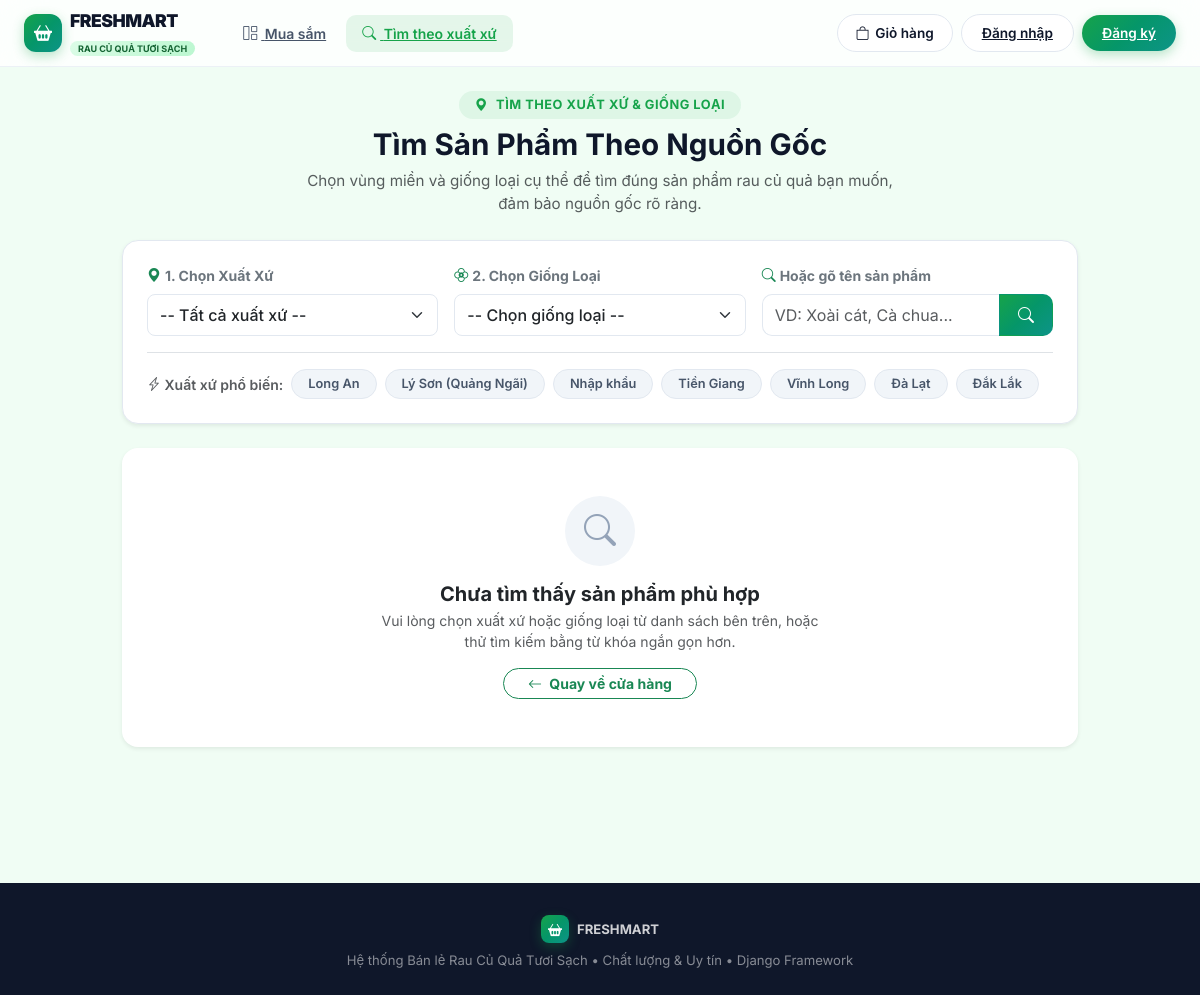
The app's page /compatibility/ with its own data.
### home/models.py (models this page shows, shortened)
class Brand(models.Model):
    name = models.CharField(max_length=100, unique=True, verbose_name="Xuất xứ / Nguồn gốc")
    class Meta:
        verbose_name = "Xuất xứ"
        verbose_name_plural = "Xuất xứ"
        ordering = ['name']

### home/views.py (the view, shortened to what this page needs)
# urls.py: path('compatibility/', views.compatibility_search, name='compatibility_search'),
def compatibility_search(request):
    selected_brand = request.GET.get('brand')
    selected_model = request.GET.get('model')
    keyword = request.GET.get('keyword', '').strip()
    brands = Brand.objects.all()
    models_list = PhoneModel.objects.all()
    if selected_brand:
        models_list = models_list.filter(brand_id=selected_brand)
    products = []
    current_model = None
    if selected_model:
        current_model = get_object_or_404(PhoneModel, pk=selected_model)
        products = Product.objects.filter(compatible_models=current_model, stock_quantity__gt=0).select_related('category')
    return render(request, 'shop/compatibility.html', {
        'brands': brands,
        'models_list': models_list,
        'selected_brand': int(selected_brand) if selected_brand else None,
        'selected_model': int(selected_model) if selected_model else None,
        'current_model': current_model,
        'products': products,
        'keyword': keyword,
    })

### home/context_processors.py (called while the page is built, shortened)
def cart_context(request):
    cart = request.session.get('cart', {})
    total_items = sum(cart.values())
    is_admin = False
    pending_orders_count = 0
    return {
        'cart_total_items': total_items,
        'is_admin': is_admin,
        'pending_orders_count': pending_orders_count,
    }

### home/templates/shop/compatibility.html (shortened to what this page needs)
{% extends 'shop/base_shop.html' %}
{% load humanize %}
{% block content %}
<div class="row justify-content-center mb-4">
    <div class="col-12 col-lg-10">
        <div class="text-center mb-4 anim-in">
            <div class="d-inline-flex align-items-center gap-2 px-3 py-1 rounded-pill mb-2"
                 style="background: rgba(22,163,74,0.08); color: var(--brand-primary); font-size: 0.8rem; font-weight: 700; letter-spacing: 0.5px;">
                <i class="bi bi-geo-alt-fill"></i> TÌM THEO XUẤT XỨ & GIỐNG LOẠI
            </div>
            <h2 class="fw-bold mb-2" style="color: var(--text-primary); font-size: 1.85rem;">
                Tìm Sản Phẩm Theo Nguồn Gốc
            </h2>
            <p class="text-muted mx-auto" style="max-width: 620px; font-size: 0.95rem;">
                Chọn vùng miền và giống loại cụ thể để tìm đúng sản phẩm rau củ quả bạn muốn, đảm bảo nguồn gốc rõ ràng.
            </p>
        </div>
        <div class="card border-0 shadow-sm rounded-4 p-4 mb-4 anim-in anim-d1"
             style="background: white; border: 1px solid var(--border-color) !important;">
            <form method="get" class="row g-3 align-items-end" id="compatFilterForm">
                <div class="col-12 col-md-4">
                    <label class="form-label fw-bold small text-secondary d-flex align-items-center gap-1">
                        <i class="bi bi-geo-alt-fill text-success"></i> 1. Chọn Xuất Xứ
                    </label>
                    <select name="brand" class="form-select py-2 rounded-3"
                            style="border: 1.5px solid var(--border-color); font-weight: 500;"
                            onchange="this.form.submit()">
                        <option value="">-- Tất cả xuất xứ --</option>
                    </select>
                </div>
                <div class="col-12 col-md-4">
                    <label class="form-label fw-bold small text-secondary d-flex align-items-center gap-1">
                        <i class="bi bi-flower2 text-success"></i> 2. Chọn Giống Loại
                    </label>
                    <select name="model" class="form-select py-2 rounded-3"
                            style="border: 1.5px solid var(--border-color); font-weight: 500;"
                            onchange="this.form.submit()">
                        <option value="">-- Chọn giống loại --</option>
                    </select>
                </div>
                <div class="col-12 col-md-4">
                    <label class="form-label fw-bold small text-secondary d-flex align-items-center gap-1">
                        <i class="bi bi-search text-success"></i> Hoặc gõ tên sản phẩm
                    </label>
                    <div class="input-group">
                        <input type="text" name="keyword" value="{{ keyword }}" class="form-control py-2"
                               placeholder="VD: Xoài cát, Cà chua..."
                               style="border: 1.5px solid var(--border-color); border-right: none; border-radius: 10px 0 0 10px;">
                        <button type="submit" class="btn"
                                style="background: var(--brand-gradient); color: white; font-weight: 600; border-radius: 0 10px 10px 0; padding: 0 18px;">
                            <i class="bi bi-search"></i>
                        </button>
                    </div>
                </div>
            </form>
            <div class="d-flex flex-wrap align-items-center gap-2 mt-3 pt-3 border-top">
                <span class="text-muted small fw-semibold"><i class="bi bi-lightning-charge"></i> Xuất xứ phổ biến:</span>
                {% for b in brands %}
                <a href="?brand={{ b.id }}"
                   class="badge text-decoration-none px-3 py-2 rounded-pill transition-all"
                   style="{% if selected_brand == b.id %}background: var(--brand-primary); color: white;{% else %}background: #f1f5f9; color: #475569; border: 1px solid #e2e8f0;{% endif %} font-weight: 600; font-size: 0.8rem;">
                    {{ b.name }}
                </a>
                {% endfor %}
            </div>
        </div>
        {% if products %}
        <div class="row g-3">
            {% for p in products %}
            <div class="col-12 col-sm-6 col-md-4 col-xl-3 anim-in">
                <div class="card h-100 border-0 shadow-sm rounded-4 p-3 d-flex flex-column justify-content-between transition-all"
                     style="background: white; border: 1px solid var(--border-color) !important;">
                    <div>
                        <div class="d-flex justify-content-between align-items-center mb-2">
                            <span class="badge font-monospace" style="background: #f1f5f9; color: #64748b; font-size: 11px;">
                                {{ p.sku }}
                            </span>
                            {% if p.grade == 'ZIN' %}
                                <span class="badge" style="background: #d1fae5; color: #065f46; font-size: 11px;">Hữu cơ</span>
                            {% elif p.grade == 'LK1' %}
                                <span class="badge" style="background: #dbeafe; color: #1e40af; font-size: 11px;">Sạch VietGAP</span>
                            {% elif p.grade == 'OEM' %}
                                <span class="badge" style="background: #fef9c3; color: #854d0e; font-size: 11px;">Thường</span>
                            {% else %}
                                <span class="badge" style="background: #f3e8ff; color: #6b21a8; font-size: 11px;">Nhập khẩu</span>
                            {% endif %}
                        </div>
                        <a href="{% url 'product_detail' p.id %}" class="d-block text-center py-3 my-1 rounded-3"
                           style="background: #f0fdf4; text-decoration: none;">
                            {% if 'Rau' in p.category.name %}
                                <i class="bi bi-flower1 text-success" style="font-size: 2.8rem;"></i>
                            {% elif 'Trái' in p.category.name or 'Quả' in p.category.name %}
                                <i class="bi bi-apple text-danger" style="font-size: 2.8rem;"></i>
                            {% elif 'Củ' in p.category.name or 'Khoai' in p.category.name %}
                                <i class="bi bi-egg-fill text-warning" style="font-size: 2.8rem;"></i>
                            {% elif 'Nấm' in p.category.name %}
                                <i class="bi bi-cloud-fill text-info" style="font-size: 2.8rem;"></i>
                            {% else %}
                                <i class="bi bi-basket text-success" style="font-size: 2.8rem;"></i>
                            {% endif %}
                        </a>
                        <h6 class="fw-bold mb-1 mt-2">
                            <a href="{% url 'product_detail' p.id %}" class="text-dark text-decoration-none line-clamp-2"
                               style="font-size: 0.92rem; line-height: 1.35;">
                                {{ p.name }}
                            </a>
                        </h6>
                        <small class="text-muted d-block mb-2">
                            <i class="bi bi-bookmark text-success"></i> {{ p.category.name }}
                        </small>
                    </div>
                    <div class="border-top pt-2 mt-2">
                        <div class="d-flex justify-content-between align-items-center mb-2">
                            <div>
                                <div class="text-muted" style="font-size: 11px;">Giá bán lẻ:</div>
                                <div class="fw-bold" style="color: var(--brand-primary); font-size: 1.15rem;">
                                    {{ p.retail_price|intcomma }} đ
                                </div>
                            </div>
                            <span class="badge rounded-pill" style="background: #ecfdf5; color: #059669; font-size: 11px; border: 1px solid #a7f3d0;">
                                <i class="bi bi-check-circle-fill"></i> Sẵn hàng
                            </span>
                        </div>
                        <form method="post" action="{% url 'cart_add' p.id %}">
                            {% csrf_token %}
                            <input type="hidden" name="quantity" value="1">
                            <button type="submit" class="btn w-100 py-2 rounded-3 fw-bold d-flex align-items-center justify-content-center gap-2"
                                    style="background: #f0fdf4; color: var(--brand-primary); border: 1.5px solid rgba(22,163,74,0.2); font-size: 0.85rem; transition: all 0.2s ease;">
                                <i class="bi bi-cart-plus"></i> Thêm Vào Giỏ
                            </button>
                        </form>
                    </div>
                </div>
            </div>
            {% endfor %}
        </div>
        {% else %}
        <div class="card border-0 shadow-sm rounded-4 p-5 text-center my-4" style="background: white;">
            <div class="rounded-circle d-inline-flex align-items-center justify-content-center mx-auto mb-3"
                 style="width: 70px; height: 70px; background: #f1f5f9; color: #94a3b8; font-size: 2rem;">
                <i class="bi bi-search"></i>
            </div>
            <h5 class="fw-bold text-dark mb-1">Chưa tìm thấy sản phẩm phù hợp</h5>
            <p class="text-muted small mx-auto mb-3" style="max-width: 450px;">
                Vui lòng chọn xuất xứ hoặc giống loại từ danh sách bên trên, hoặc thử tìm kiếm bằng từ khóa ngắn gọn hơn.
            </p>
            <div>
                <a href="{% url 'home' %}" class="btn btn-outline-success rounded-pill px-4 btn-sm fw-bold">
                    <i class="bi bi-arrow-left me-1"></i> Quay về cửa hàng
                </a>
            </div>
        </div>
        {% endif %}
    </div>
</div>
{% endblock %}

### home/templates/shop/base_shop.html (style rules this page uses)
:root { --brand-primary: #16a34a; --brand-primary-dark: #15803d; --brand-primary-light: #4ade80; --brand-gradient: linear-gradient(135deg, #16a34a 0%, #059669 50%, #0d9488 100%); --brand-gradient-warm: linear-gradient(135deg, #f97316 0%, #ef4444 100%); --surface-bg: #f0fdf4; --surface-card: #ffffff; --text-primary: #0f172a; --text-secondary: #475569; --text-muted: #94a3b8; --border-color: #e2e8f0; --border-light: #f1f5f9; --success: #10b981; --warning: #f59e0b; --danger: #ef4444; }
* { box-sizing: border-box; }
body { font-family: 'Inter', -apple-system, BlinkMacSystemFont, sans-serif; background-color: var(--surface-bg); color: var(--text-primary); -webkit-font-smoothing: antialiased; margin: 0; }
.anim-in { animation: fadeUp 0.4s ease both; }
.anim-d1 { animation-delay: 0.05s; }

### records on screen
Brand: name "Long An"
Brand: name "Lý Sơn (Quảng Ngãi)"
Brand: name "Nhập khẩu"
Brand: name "Tiền Giang"
Brand: name "Vĩnh Long"
Brand: name "Đà Lạt"
Brand: name "Đắk Lắk"
